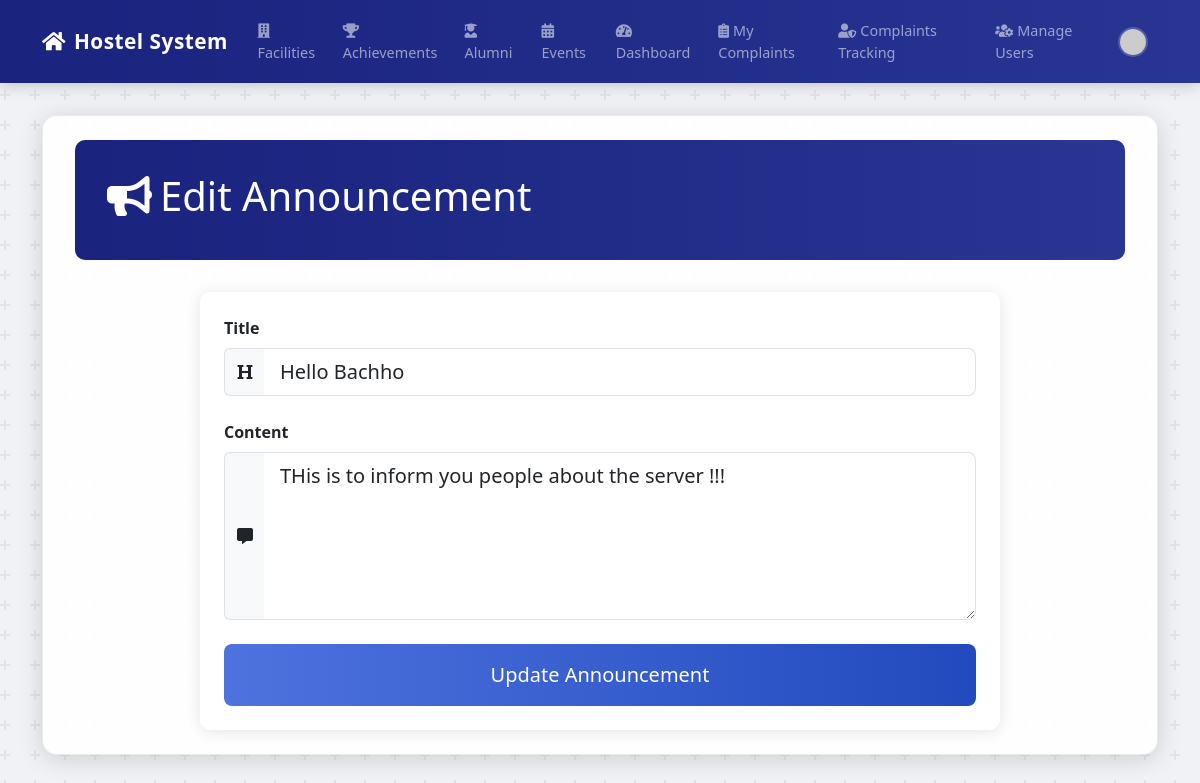
The page /admin/announcement/edit/1 (signed in) on the database its author committed.
### app.py (models this page shows)
class Announcement(db.Model):
    id = db.Column(db.Integer, primary_key=True)
    title = db.Column(db.String(150), nullable=False)
    content = db.Column(db.Text, nullable=False)
    date_posted = db.Column(db.DateTime, nullable=False, default=datetime.utcnow)
    user_id = db.Column(db.Integer, db.ForeignKey('user.id'), nullable=False)
    author = db.relationship('User', backref='announcements')

### app.py (the view)
@app.route('/admin/announcement/edit/<int:id>', methods=['GET', 'POST'])
@login_required
@admin_required
def edit_announcement(id):
    announcement = Announcement.query.get_or_404(id)
    form = AnnouncementForm(obj=announcement)
    if form.validate_on_submit():
        announcement.title = form.title.data
        announcement.content = form.content.data
        db.session.commit()
        flash('Announcement has been updated!', 'success')
        return redirect(url_for('dashboard'))
    return render_template('edit_announcement.html', title='Edit Announcement', form=form, announcement=announcement)

### app.py
class AnnouncementForm(FlaskForm):
    title = StringField('Title', validators=[DataRequired()])
    content = TextAreaField('Content', validators=[DataRequired()])
    submit = SubmitField('Update Announcement')
    add = SubmitField('Add Announcement')

### app.py (called while the page is built)
def admin_required(f):
    @wraps(f)
    def decorated_function(*args, **kwargs):
        if not current_user.is_authenticated or current_user.role != 'HMC Admin':
            flash('You do not have permission to access this page.', 'danger')
            return redirect(url_for('home'))
        return f(*args, **kwargs)
    return decorated_function

@login_manager.user_loader
def load_user(user_id):
    return User.query.get(int(user_id))

### templates/edit_announcement.html (shortened to what this page needs)
{% extends "base.html" %}
{% block content %}
<div class="container-md py-4">
    <div class="dashboard-header">
        <h1><i class="fas fa-bullhorn me-2"></i>Edit Announcement</h1>
    </div>
    <div class="complaint-form-section">
        <div class="card">
            <div class="card-body p-4">
                <form method="POST" action="" class="complaint-form">
                    <div class="mb-4">
                        {{ form.title.label(class="form-label fw-bold") }}
                        <div class="input-group">
                            <span class="input-group-text"><i class="fas fa-heading"></i></span>
                            {{ form.title(class="form-control form-control-lg") }}
                        </div>
                    </div>
                    <div class="mb-4">
                        {{ form.content.label(class="form-label fw-bold") }}
                        <div class="input-group">
                            <span class="input-group-text"><i class="fas fa-comment-alt"></i></span>
                            {{ form.content(class="form-control form-control-lg", rows=5) }}
                        </div>
                    </div>
                    <div class="d-grid">
                        {{ form.submit(class="btn btn-primary btn-lg submit-btn") }}
                    </div>
                </form>
            </div>
        </div>
    </div>
</div>
{% endblock %}

### templates/base.html (style rules this page uses)
body { background-color: #f0f2f5; }
.container-md { background-color: rgba(255, 255, 255, 0.92); border-radius: 15px; box-shadow: 0 4px 25px rgba(0, 0, 0, 0.15); padding: 2rem; margin-top: 2rem; margin-bottom: 2rem; border: 1px solid rgba(0,0,0,0.08); }
.dashboard-header, .hero-section { border-radius: 10px; position: relative; overflow: hidden; }
.btn-primary { border: none; transition: all 0.3s ease; }

### templates/edit_announcement.html (style rules this page uses)
.dashboard-header { background: linear-gradient(to right, #1a237e, #283593); padding: 2rem; margin: 0 0 2rem 0; color: white; border-radius: 10px; }
.complaint-form-section { animation: fadeIn 0.5s ease-in; max-width: 800px; margin: 0 auto; }
.card { border: none; box-shadow: 0 2px 15px rgba(0,0,0,0.1); border-radius: 10px; }
.input-group-text { background-color: #f8f9fa; border-right: none; }
.form-control, .form-select { border-left: none; }
.submit-btn { background: linear-gradient(to right, #4e73df, #224abe); border: none; padding: 1rem; transition: all 0.3s ease; }

### rows shown on the page
Announcement: title "Hello Bachho", content "THis is to inform you people about the server !!!"
